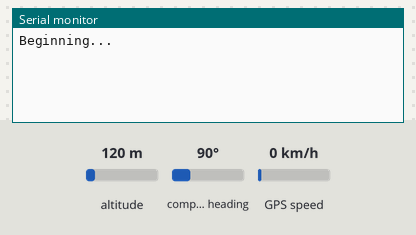
This sketch was run on a simulated ESP32. Shown: the last lines printed to the serial monitor. Inputs (shaded band) come from the test bench; at power-on: GPS speed 0 km/h, altitude 120 m, compass heading 90°. The GPS gets a fix after 3 s at 37.7749, -122.4194 with 8 satellites.

Above: at 1.2 s.
1.3 s: GPS speed set to 2 km/h
At 3.3 s:
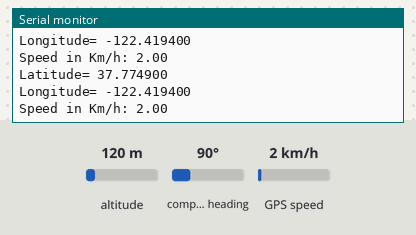
4.5 s: GPS speed set to 30 km/h
At 5.8 s:
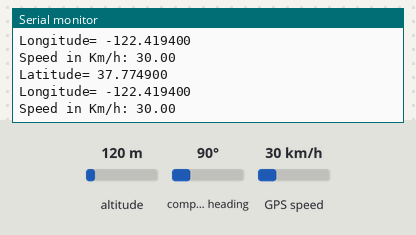

The sketch:

Test_GPS.ino
```cpp
//https://randomnerdtutorials.com/guide-to-neo-6m-gps-module-with-arduino/
#include <TinyGPS++.h>

//Testing definitions
String latitude;
String longitude;

TinyGPSPlus gps;
void setup(){
  Serial.begin(115200);
  //Serial2.begin(9600);
  Serial2.begin(9600, SERIAL_8N1, 15, 2); //RX,TX
  Serial.println("Beginning...");
}

void read_gps(){
  while (Serial2.available() > 0){
    // get the byte data from the GPS
    gps.encode(Serial2.read());
    if (gps.location.isUpdated()){
      latitude = String(gps.location.lat(),6);
      longitude = String(gps.location.lng(),6);
      //String.substring(,);
      Serial.print("Latitude= ");
      Serial.println(latitude);
      //Serial.print(gps.location.lat(), 6);
      Serial.print("Longitude= ");
      Serial.println(longitude);
      //Serial.println(gps.location.lng(), 6);
      Serial.print("Speed in Km/h: ");
      Serial.println(gps.speed.kmph());
    }
  }
}

void loop(){
  read_gps();
}
```

Measured:
- after the input at 1.3 s, the serial monitor: prints a new line after 1.7 s (image 1)
- after the input at 4.5 s, the serial monitor: prints a new line after 0.51 s (image 2)
